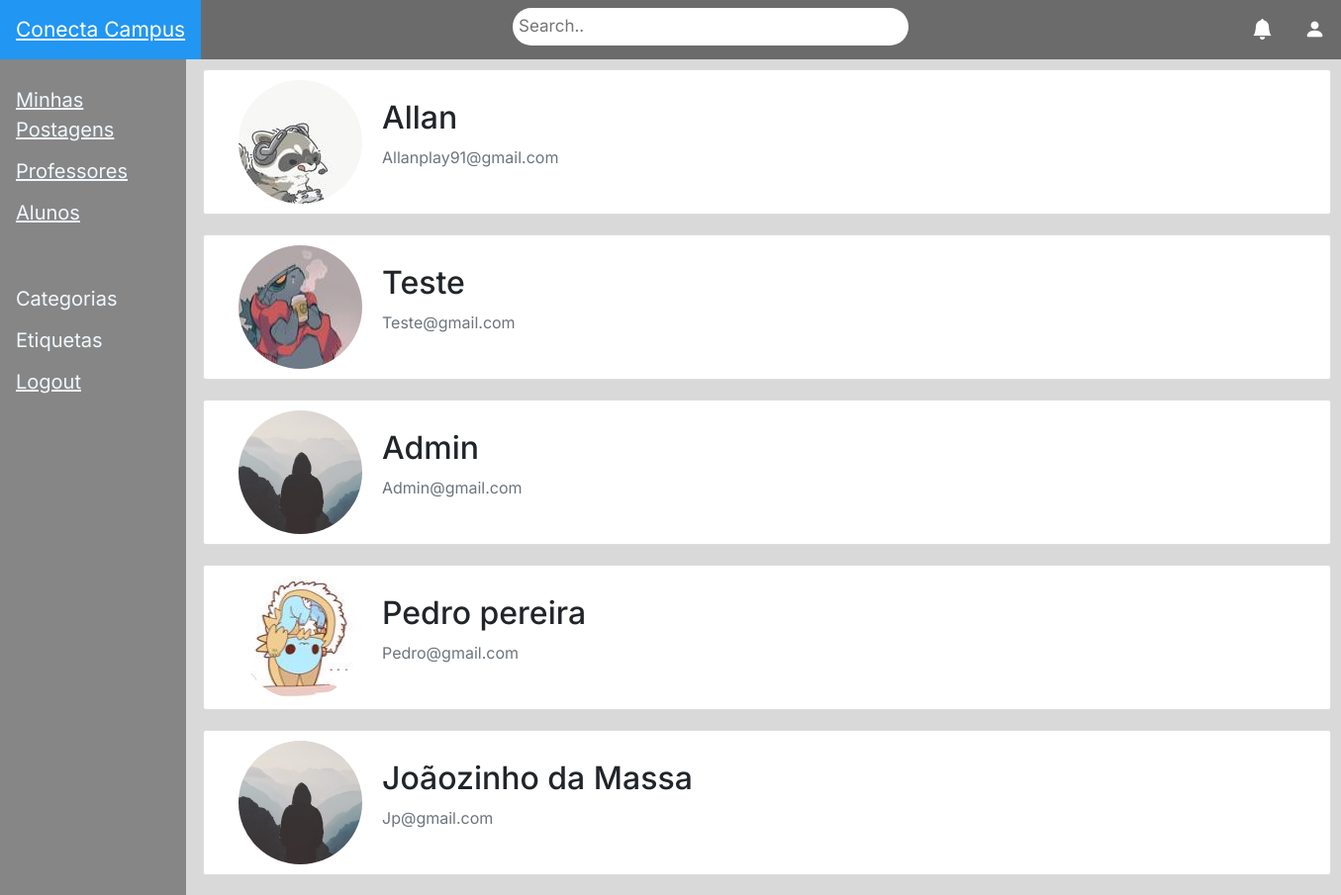
Page /admin/ (signed in) on the earlier database version.
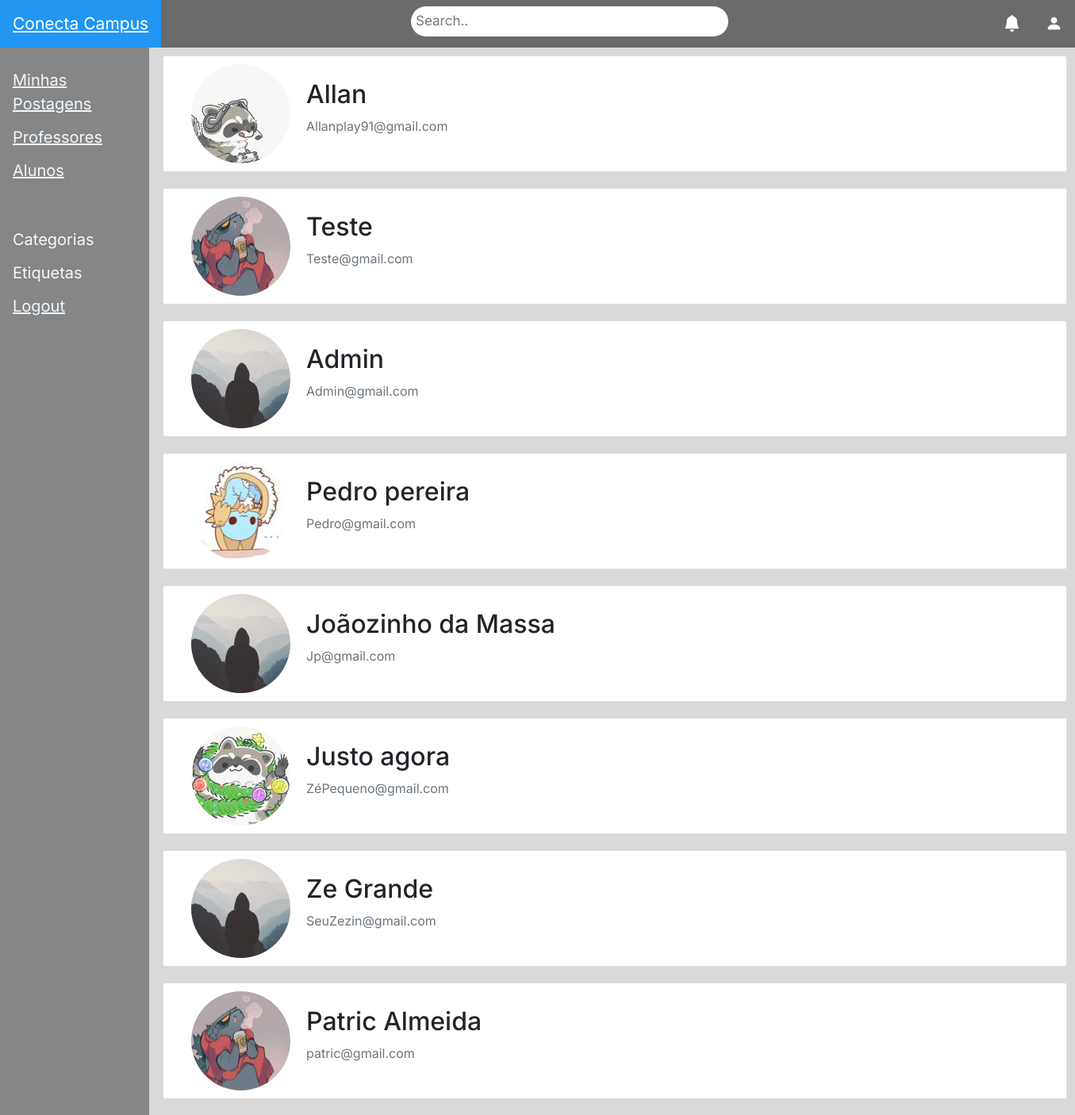
Same page on the later database version.
### models.py (models this page shows, shortened)
class User(db.Model, UserMixin):
    id = db.Column(db.Integer, primary_key=True)
    email = db.Column(db.String(150), unique=True)
    nome = db.Column(db.String(150), nullable=False)
    senha = db.Column(db.String(40), nullable=False)
    arq_imagem = db.Column(db.String(20), nullable=False, default='default.jpg')
    status = db.Column(db.String(20), nullable=False)
    topicos = db.relationship('Topico', backref='autor', cascade='all, delete-orphan', lazy=True)
    respostas = db.relationship('Resposta', backref='autor', cascade='all, delete-orphan', lazy=True)
    reportes_feitos = db.relationship(
        'Reportar',
        foreign_keys='Reportar.autor_id',
        cascade='all, delete-orphan',
        backref='autor_do_reporte',
        lazy=True
    )
    reportes_recebidos = db.relationship(
        'Reportar',
        foreign_keys='Reportar.target_id',
        cascade='all, delete-orphan',
        backref='usuario_reportado',
        lazy=True
    )

### routes/admin.py (the view)
@admin_route.route('/')
@login_required  # Apenas usuários logados podem acessar essa área
def dashboard():
    usuarios = User.query.all()
    return render_template('lista_usuarios.html', usuarios=usuarios, user=current_user)

### main.py (called while the page is built)
@loginManager.user_loader
def load_user(user_id):
    return User.query.get(int(user_id))

### templates/lista_usuarios.html (shortened to what this page needs)
{% extends "index.html" %}
{% block content %}
<div
    {% if user.status == "Admin" %}
        role="main"
        class="mt-5"
    {% else %}
        class="main"
        style="margin-left: 195px;"
    {% endif%}
>
    {% for usuario in usuarios %}
        <div class="container">
            <div class="row align-items-center justify-content-between" style="background: #ffffff; padding: 10px 20px; border: 1px solid #dddddd; border-radius: 3px; margin-bottom: 20px;">
                <div class="col-md-8 d-flex align-items-center">
                    <img
                        class="rounded-circle"
                        style="height: 125px; width: 125px; margin-right: 20px;"
                        src="{{ url_for('static', filename='profile-pics/' + usuario.arq_imagem) }}"
                    >
                    <div>
                        <h2 class="account-heading"> {{ usuario.nome }}</h2>
                        <p class="text-secondary">{{ usuario.email }}</p>
                    </div>
                </div>
            </div>
        </div>
    {% endfor %}
</div>
{% endblock %}

Differences in the rows shown:
added User: arq_imagem (picture), nome "Justo agora", email "ZéPequeno@gmail.com"
added User: arq_imagem (placeholder picture), nome "Ze Grande", email "SeuZezin@gmail.com"
added User: arq_imagem (picture), nome "Patric Almeida", email "patric@gmail.com"
